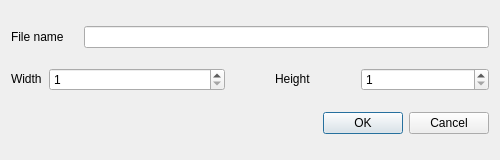
<?xml version="1.0" encoding="UTF-8"?>
<ui version="4.0">
 <class>CreateImageDialog</class>
 <widget class="QDialog" name="CreateImageDialog">
  <property name="windowModality">
   <enum>Qt::ApplicationModal</enum>
  </property>
  <property name="geometry">
   <rect>
    <x>0</x>
    <y>0</y>
    <width>500</width>
    <height>160</height>
   </rect>
  </property>
  <property name="sizePolicy">
   <sizepolicy hsizetype="Maximum" vsizetype="Maximum">
    <horstretch>0</horstretch>
    <verstretch>0</verstretch>
   </sizepolicy>
  </property>
  <property name="maximumSize">
   <size>
    <width>500</width>
    <height>160</height>
   </size>
  </property>
  <property name="windowTitle">
   <string>New file</string>
  </property>
  <layout class="QVBoxLayout" name="verticalLayout_2">
   <item>
    <layout class="QVBoxLayout" name="verticalLayout">
     <property name="spacing">
      <number>20</number>
     </property>
     <property name="sizeConstraint">
      <enum>QLayout::SetDefaultConstraint</enum>
     </property>
     <item>
      <layout class="QHBoxLayout" name="horizontalLayout">
       <item>
        <widget class="QLabel" name="label">
         <property name="sizePolicy">
          <sizepolicy hsizetype="Fixed" vsizetype="Fixed">
           <horstretch>0</horstretch>
           <verstretch>0</verstretch>
          </sizepolicy>
         </property>
         <property name="text">
          <string>File name</string>
         </property>
        </widget>
       </item>
       <item>
        <widget class="QLineEdit" name="fileNameLine"/>
       </item>
      </layout>
     </item>
     <item>
      <layout class="QHBoxLayout" name="horizontalLayout_4">
       <property name="spacing">
        <number>50</number>
       </property>
       <property name="topMargin">
        <number>0</number>
       </property>
       <item>
        <layout class="QHBoxLayout" name="horizontalLayout_2">
         <property name="spacing">
          <number>7</number>
         </property>
         <item>
          <widget class="QLabel" name="label_2">
           <property name="sizePolicy">
            <sizepolicy hsizetype="Fixed" vsizetype="Fixed">
             <horstretch>0</horstretch>
             <verstretch>0</verstretch>
            </sizepolicy>
           </property>
           <property name="text">
            <string>Width</string>
           </property>
          </widget>
         </item>
         <item>
          <widget class="QSpinBox" name="widthBox">
           <property name="minimum">
            <number>1</number>
           </property>
           <property name="maximum">
            <number>1024</number>
           </property>
          </widget>
         </item>
        </layout>
       </item>
       <item>
        <layout class="QHBoxLayout" name="horizontalLayout_3">
         <item>
          <widget class="QLabel" name="label_3">
           <property name="sizePolicy">
            <sizepolicy hsizetype="Fixed" vsizetype="Fixed">
             <horstretch>0</horstretch>
             <verstretch>0</verstretch>
            </sizepolicy>
           </property>
           <property name="text">
            <string>Height</string>
           </property>
          </widget>
         </item>
         <item>
          <widget class="QSpinBox" name="heightBox">
           <property name="minimum">
            <number>1</number>
           </property>
           <property name="maximum">
            <number>1024</number>
           </property>
          </widget>
         </item>
        </layout>
       </item>
      </layout>
     </item>
    </layout>
   </item>
   <item>
    <widget class="QDialogButtonBox" name="buttonBox">
     <property name="orientation">
      <enum>Qt::Horizontal</enum>
     </property>
     <property name="standardButtons">
      <set>QDialogButtonBox::Cancel|QDialogButtonBox::Ok</set>
     </property>
    </widget>
   </item>
  </layout>
 </widget>
 <resources/>
 <connections/>
</ui>
